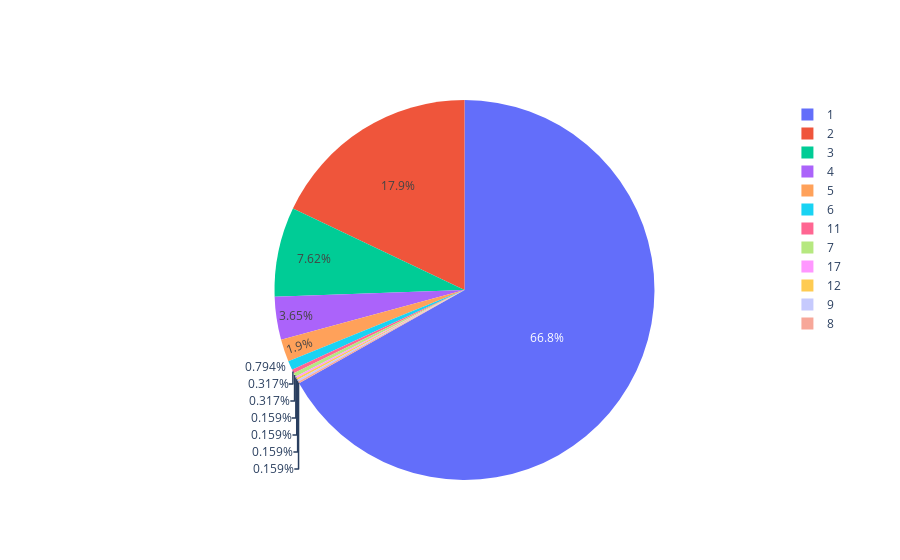

Write notebook code for a chart like this one.
### Code cell
import plotly.graph_objects as go
labels = amazon_bs.ratings_total.value_counts()

fig = go.Figure(data=[go.Pie(labels=labels)])
fig.show()

### Figure 1 — Plotly figure (JSON) as saved in the notebook; plotly's stock layout.template omitted (floating-point values rounded to 4 significant figures; data arrays with more than 128 entries replaced by an {"elided": "..."} marker saying what was removed)
{"data": [{"labels": {"elided": "630 int values"}, "type": "pie"}], "layout": {}}
